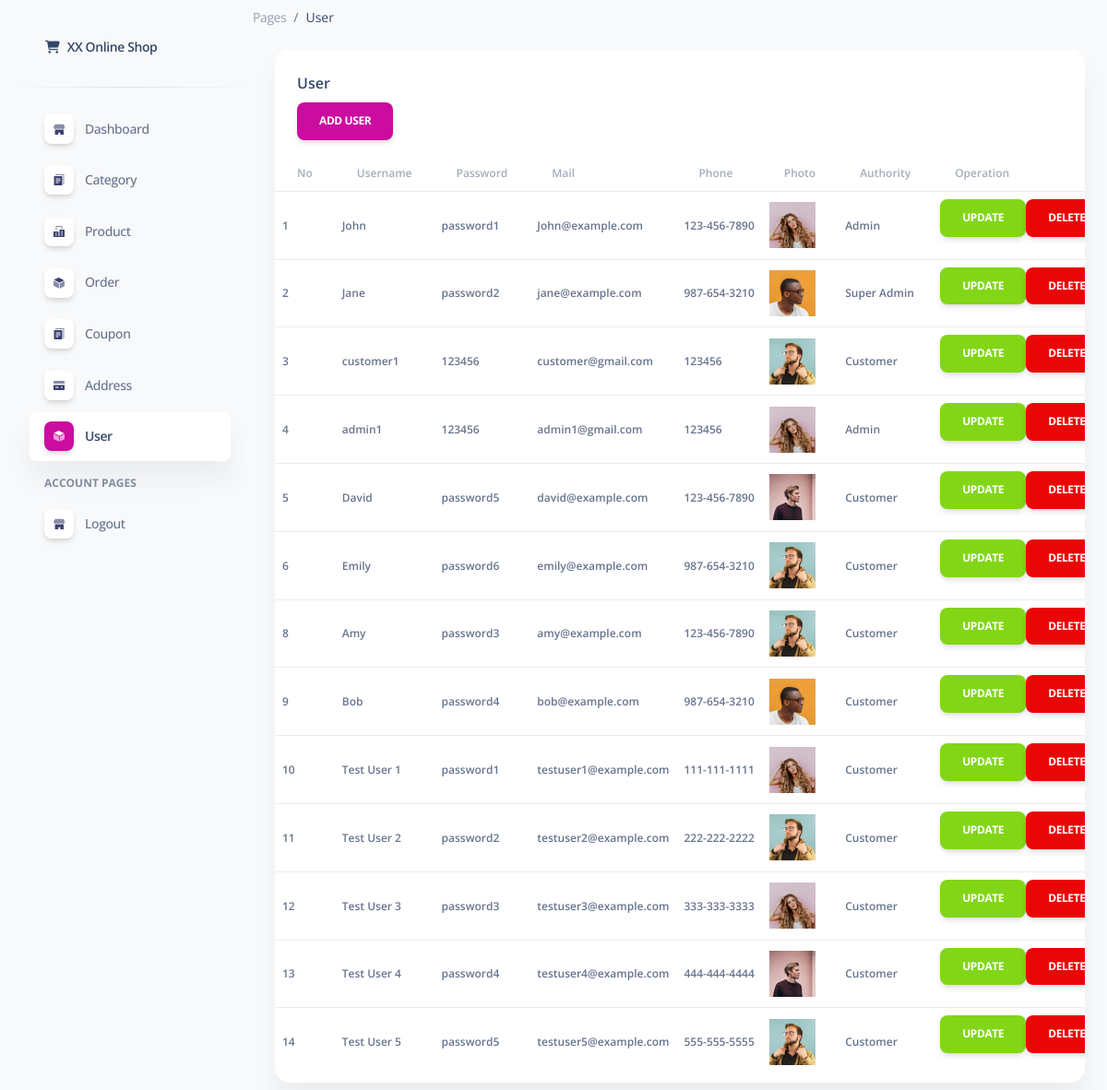
Before: /pages/user.php (signed in) with the older database file.
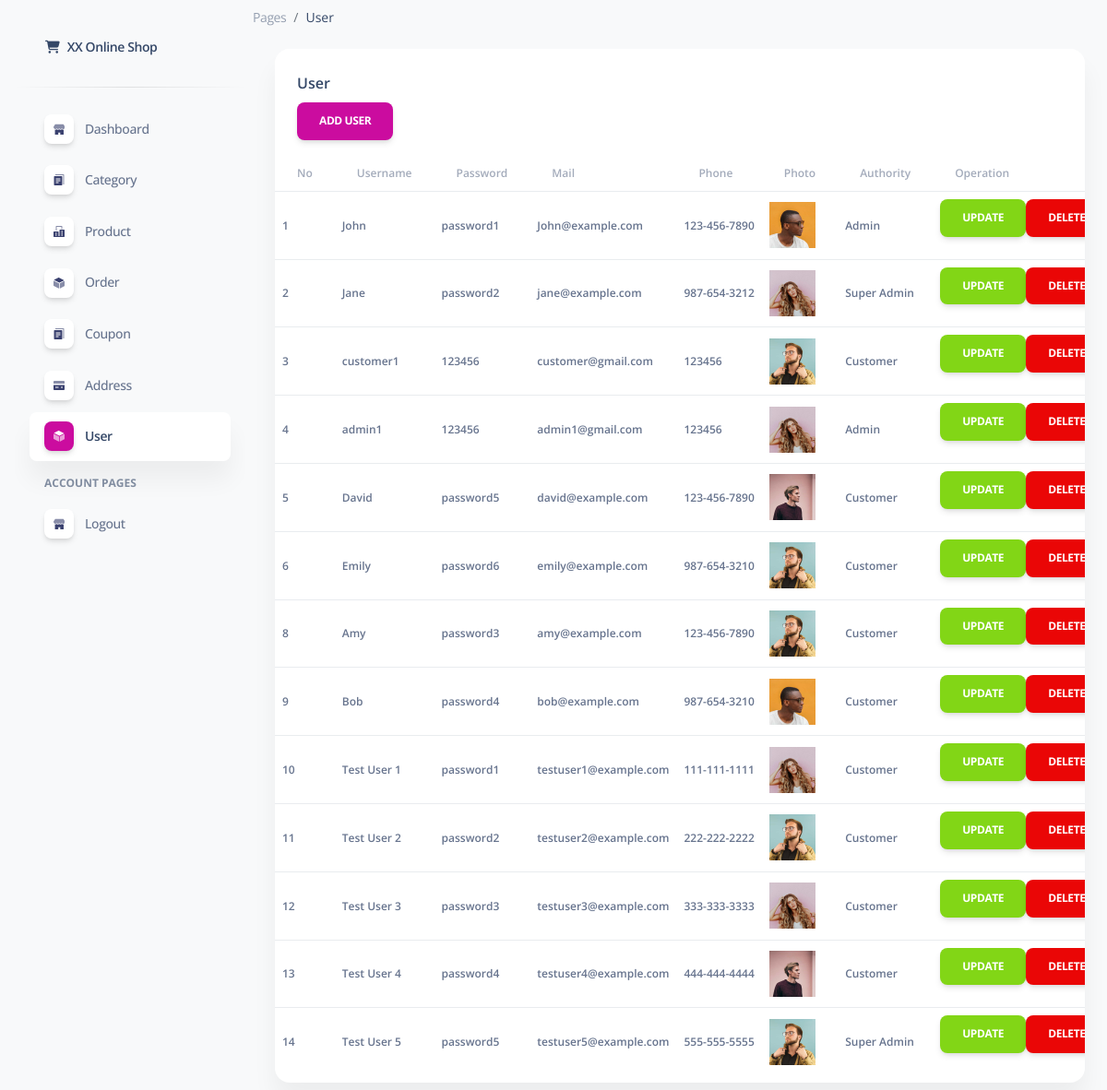
After: the same page with the newer database file.
### tables this page shows
CREATE TABLE `user` (
  `id_user` bigint(20) NOT NULL COMMENT '主键id',
  `username` varchar(20) NOT NULL COMMENT '名字',
  `password` varchar(128) DEFAULT NULL COMMENT '密码',
  `mail` varchar(255) DEFAULT NULL COMMENT '邮箱',
  `phone_number` varchar(20) DEFAULT NULL COMMENT '电话号',
  `authority` tinyint(4) NOT NULL DEFAULT 3 COMMENT '权限',
  `user_photo` varchar(256) NOT NULL DEFAULT '''assets/img/png''',
  `create_time` timestamp NOT NULL DEFAULT current_timestamp(),
  `id_creator` bigint(20) NOT NULL DEFAULT 0,
  `is_delete` tinyint(1) DEFAULT 0 COMMENT '是否删除',
  `delete_time` timestamp NULL DEFAULT NULL COMMENT '删除时间'
);

### pages/user.php (the view, shortened to what the changed rows need)
<!DOCTYPE html>
<html lang="en">
<head>
  <link href="assets/css/nucleo-icons.css" rel="stylesheet" />
  <link href="assets/css/nucleo-svg.css" rel="stylesheet" />
  <link href="assets/css/nucleo-svg.css" rel="stylesheet" />
  <link id="pagestyle" href="assets/css/soft-ui-dashboard.css?v=1.0.3" rel="stylesheet" />
</head>
<body class="g-sidenav-show  bg-gray-100">
  <main class="main-content position-relative max-height-vh-100 h-100 mt-1 border-radius-lg ">
    <div class="container-fluid py-4">
      <div class="row">
        <div class="col-12">
          <div class="card mb-4">
            <div class="card-body px-0 pt-0 pb-2">
              <div class="table-responsive p-0">
                <table class="table align-items-center mb-0">
                  <thead>
                    <tr class="text-xs font-weight-bold opacity-6">
                      <th>No</th>
                      <th class="align-middle text-left">Username</th>
                      <th class="align-middle text-left">Password</th>
                      <th class="align-middle text-left">Mail</th>
                      <th class="align-middle text-left">Phone</th>
                      <th class="align-middle text-left">Photo</th>
                      <th class="align-middle text-left">Authority</th>
                      <th class="align-middle text-left">Operation</th>
                    </tr>
                  </thead>
                  <tbody>
                    <?php
                    include "connect_db.php";
                    $qry_user = mysqli_query($conn, "select * from user where is_delete = 0");
                    while ($data_user = mysqli_fetch_array($qry_user)) {
                      $no++; ?>
                      <tr class="text-xs font-weight-bold">
                        <td class="align-middle text-left">
                          <?= $data_user['id_user'] ?>
                        </td>
                        <td class="align-middle text-left">
                          <?= $data_user['username'] ?>
                        </td>
                        <td class="align-middle text-left">
                          <?= $data_user['password'] ?>
                        </td>
                        <td class="align-middle text-left">
                          <?= $data_user['mail'] ?>
                        </td>
                        <td class="align-middle text-left">
                          <?= $data_user['phone_number'] ?>
                        </td>
                        <td><img src="<?= $data_user['user_photo'] ?>" width="50px" ;></td>
                        <td class="align-middle text-left">
                          <?php
                          switch ($data_user['authority']) {
                            case 1:
                              echo "Admin";
                              break;
                            case 2:
                              echo "Super Admin";
                              break;
                            case 3:
                              echo "Customer";
                              break;
                          }
                          ?>
                        </td>
                        <td class="text-xs font-weight-bold">
                          <?php
                          $id_admin = $_SESSION['id_user'];
                          $query = "SELECT authority FROM user WHERE id_user = $id_admin";
                          $result = mysqli_query($conn, $query);
                          if ($result) {
                            $data_admin = mysqli_fetch_assoc($result);
                            $authority_level = $data_admin['authority'];
                            if ($authority_level == 2) {
                              echo '<a class="btn btn-success" href="update_user.php?id_user=' . $data_user['id_user'] . '">Update</a>';
                              echo '<a href="delete_user.php?id_user=' . $data_user['id_user'] . '" onclick="return confirm(' . "'Are you sure you want to delete this data?'" . ')" class="btn btn-danger">Delete</a>';
                            }
                          }
                          ?>
                        </td>
                      </tr>
                      <?php
                    }
                    ?>
                  </tbody>
                </table>
              </div>
            </div>
          </div>
        </div>
      </div>
</body>
</html>

Changed rows visible on the page:
changed user "John": user_photo: a different picture
changed user "Jane": phone_number "987-654-3210" → "987-654-3212"; user_photo: a different picture
changed user "Test User 5": authority "Customer" → "Super Admin"
